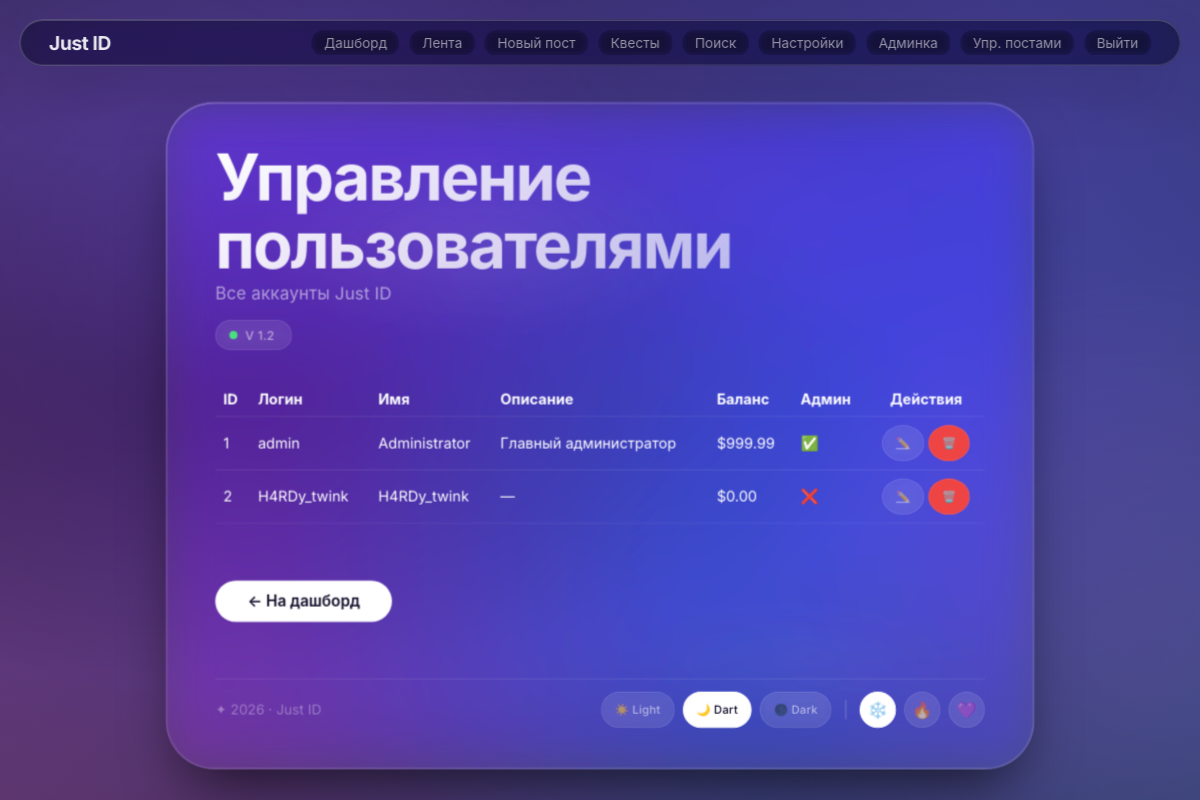
Page /admin (signed in) on the earlier database version.
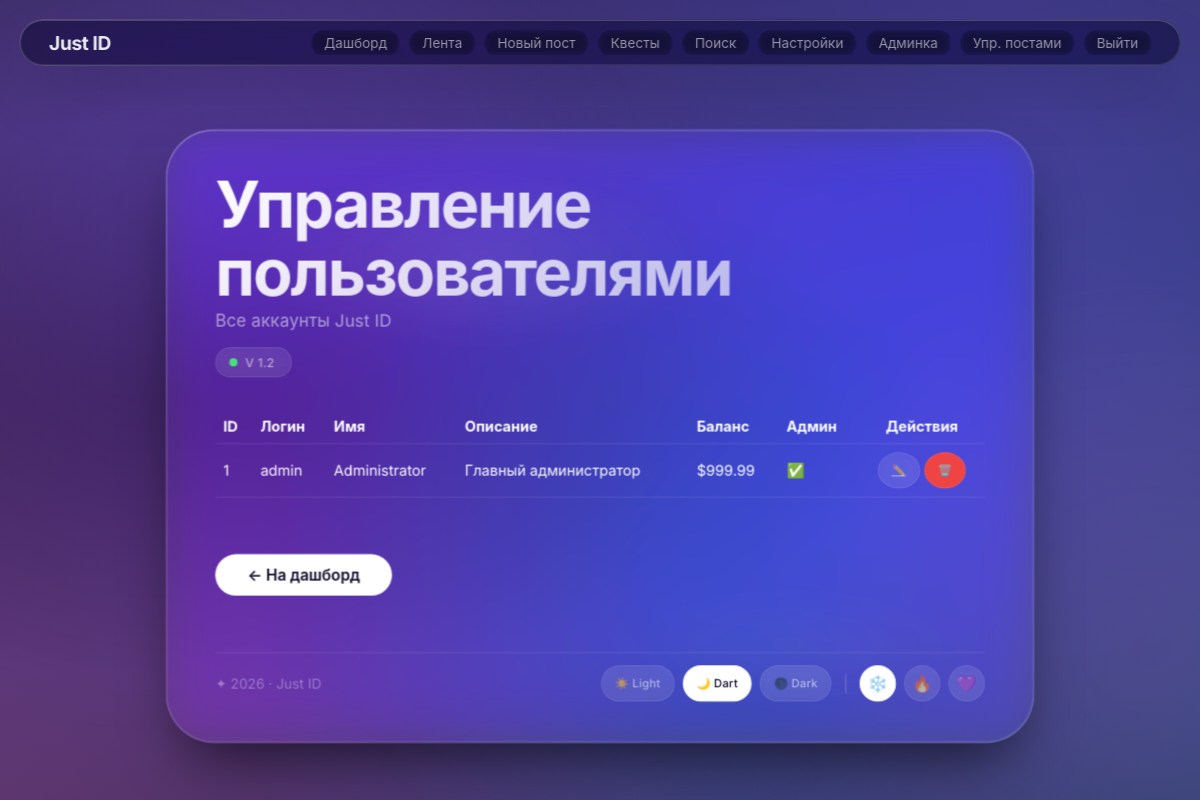
Same page on the later database version.
### tables this page shows
CREATE TABLE users (
            id INTEGER PRIMARY KEY AUTOINCREMENT,
            username TEXT UNIQUE NOT NULL,
            password_hash TEXT NOT NULL,
            display_name TEXT NOT NULL,
            description TEXT,
            balance REAL DEFAULT 0.0,
            is_admin INTEGER DEFAULT 0,
            created_at TIMESTAMP DEFAULT CURRENT_TIMESTAMP,
            tilt_multiplier REAL DEFAULT 0.30,
            last_reward_time REAL
        );

### justaccount.py (the view)
@app.route('/admin')
@admin_required
def admin_panel():
    users = get_all_users()
    return render_template('admin.html', users=users)

### justaccount.py (called while the page is built)
def get_db():
    db = sqlite3.connect('instance/users.db')
    db.row_factory = sqlite3.Row
    return db

def get_user_by_id(user_id):
    db = get_db()
    user = db.execute('SELECT * FROM users WHERE id = ?', (user_id,)).fetchone()
    db.close()
    return user

def get_all_users():
    db = get_db()
    users = db.execute('SELECT * FROM users ORDER BY id').fetchall()
    db.close()
    return users

@app.context_processor
def inject_user():
    if 'user_id' in session:
        user = get_user_by_id(session['user_id'])
        return dict(current_user=user)
    return dict(current_user=None)

def admin_required(f):
    @wraps(f)
    def decorated(*args, **kwargs):
        if 'user_id' not in session:
            flash('Пожалуйста, войдите.', 'error')
            return redirect(url_for('login'))
        user = get_user_by_id(session['user_id'])
        if not user or user['is_admin'] != 1:
            flash('Доступ запрещён. Только для администраторов.', 'error')
            return redirect(url_for('dashboard'))
        return f(*args, **kwargs)
    return decorated

### templates/admin.html (shortened to what this page needs)
{% extends "base.html" %}
{% block page_title %}Управление пользователями{% endblock %}
{% block sub_title %}Все аккаунты Just ID{% endblock %}
{% block content %}
<div style="overflow-x: auto;">
    <table style="width: 100%; border-collapse: collapse; font-size: 0.9rem;">
        <thead>
            <tr style="border-bottom: 1px solid var(--glass-border);">
                <th style="padding: 0.5rem 0.5rem; text-align: left;">ID</th>
                <th style="padding: 0.5rem 0.5rem; text-align: left;">Логин</th>
                <th style="padding: 0.5rem 0.5rem; text-align: left;">Имя</th>
                <th style="padding: 0.5rem 0.5rem; text-align: left;">Описание</th>
                <th style="padding: 0.5rem 0.5rem; text-align: left;">Баланс</th>
                <th style="padding: 0.5rem 0.5rem; text-align: left;">Админ</th>
                <th style="padding: 0.5rem 0.5rem; text-align: center;">Действия</th>
            </tr>
        </thead>
        <tbody>
            {% for u in users %}
            <tr style="border-bottom: 1px solid var(--glass-border);">
                <td style="padding: 0.5rem;">{{ u.id }}</td>
                <td style="padding: 0.5rem;">{{ u.username }}</td>
                <td style="padding: 0.5rem;">{{ u.display_name }}</td>
                <td style="padding: 0.5rem;">{{ u.description or '—' }}</td>
                <td style="padding: 0.5rem;">${{ "%.2f"|format(u.balance) }}</td>
                <td style="padding: 0.5rem;">{% if u.is_admin == 1 %}✅{% else %}❌{% endif %}</td>
                <td style="padding: 0.5rem; text-align: center;">
                    <a href="{{ url_for('admin_edit_user', user_id=u.id) }}" class="ctrl-btn"
                        style="width: auto; padding: 0 0.8rem; font-size: 0.7rem;">✏️</a>
                    <form method="POST" action="{{ url_for('admin_delete_user', user_id=u.id) }}"
                        style="display: inline-block;" onsubmit="return confirm('Удалить пользователя?')">
                        <button type="submit" class="ctrl-btn"
                            style="width: auto; padding: 0 0.8rem; font-size: 0.7rem; background: #ef4444; color: white;">🗑️</button>
                    </form>
                </td>
            </tr>
            {% endfor %}
        </tbody>
    </table>
</div>
<div style="margin-top: 1.5rem;">
    <a href="{{ url_for('dashboard') }}" class="btn-submit" style="text-decoration: none;">← На дашборд</a>
</div>
{% endblock %}

Differences in the rows shown:
removed users: id "2", username "H4RDy_twink", display_name "H4RDy_twink", description "—", balance "0.00"
